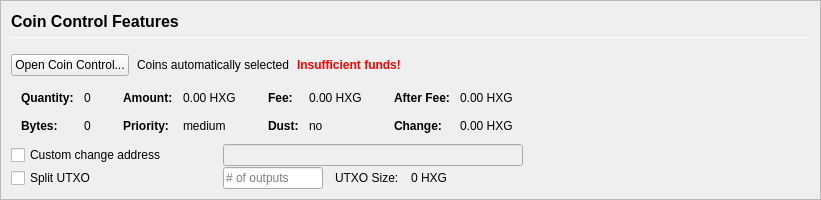
         <widget class="QFrame" name="frameCoinControl">
          <property name="sizePolicy">
           <sizepolicy hsizetype="Expanding" vsizetype="Expanding">
            <horstretch>0</horstretch>
            <verstretch>0</verstretch>
           </sizepolicy>
          </property>
          <property name="maximumSize">
           <size>
            <width>16777215</width>
            <height>16777215</height>
           </size>
          </property>
          <property name="frameShape">
           <enum>QFrame::StyledPanel</enum>
          </property>
          <property name="frameShadow">
           <enum>QFrame::Sunken</enum>
          </property>
          <layout class="QVBoxLayout" name="verticalLayoutCoinControl2">
           <property name="spacing">
            <number>0</number>
           </property>
           <property name="margin">
            <number>0</number>
           </property>
           <item>
            <widget class="QFrame" name="frameCoinControl_BG">
             <layout class="QVBoxLayout" name="verticalLayoutCoinControl" stretch="0,0,0,0,0,0">
              <property name="spacing">
               <number>1</number>
              </property>
              <property name="leftMargin">
               <number>10</number>
              </property>
              <property name="topMargin">
               <number>10</number>
              </property>
              <item>
               <layout class="QHBoxLayout" name="horizontalLayoutCoinControl1">
                <property name="bottomMargin">
                 <number>15</number>
                </property>
                <item>
                 <layout class="QVBoxLayout" name="verticalLayout_3">
                  <property name="spacing">
                   <number>6</number>
                  </property>
                  <item>
                   <widget class="QLabel" name="labelCoinControlFeatures">
                    <property name="sizePolicy">
                     <sizepolicy hsizetype="Preferred" vsizetype="Maximum">
                      <horstretch>0</horstretch>
                      <verstretch>0</verstretch>
                     </sizepolicy>
                    </property>
                    <property name="minimumSize">
                     <size>
                      <width>0</width>
                      <height>20</height>
                     </size>
                    </property>
                    <property name="font">
                     <font>
                      <pointsize>12</pointsize>
                      <weight>75</weight>
                      <bold>true</bold>
                     </font>
                    </property>
                    <property name="styleSheet">
                     <string notr="true">font-weight:bold;</string>
                    </property>
                    <property name="text">
                     <string>Coin Control Features</string>
                    </property>
                   </widget>
                  </item>
                  <item>
                   <widget class="Line" name="line">
                    <property name="minimumSize">
                     <size>
                      <width>0</width>
                      <height>1</height>
                     </size>
                    </property>
                    <property name="maximumSize">
                     <size>
                      <width>16777215</width>
                      <height>1</height>
                     </size>
                    </property>
                    <property name="orientation">
                     <enum>Qt::Horizontal</enum>
                    </property>
                   </widget>
                  </item>
                 </layout>
                </item>
               </layout>
              </item>
              <item>
               <layout class="QHBoxLayout" name="horizontalLayoutCoinControl2" stretch="0,0,0,0">
                <property name="spacing">
                 <number>8</number>
                </property>
                <property name="bottomMargin">
                 <number>10</number>
                </property>
                <item>
                 <widget class="QPushButton" name="pushButtonCoinControl">
                  <property name="styleSheet">
                   <string notr="true"/>
                  </property>
                  <property name="text">
                   <string>Open Coin Control...</string>
                  </property>
                  <property name="autoDefault">
                   <bool>false</bool>
                  </property>
                 </widget>
                </item>
                <item>
                 <widget class="QLabel" name="labelCoinControlAutomaticallySelected">
                  <property name="text">
                   <string>Coins automatically selected</string>
                  </property>
                  <property name="margin">
                   <number>5</number>
                  </property>
                 </widget>
                </item>
                <item>
                 <widget class="QLabel" name="labelCoinControlInsuffFunds">
                  <property name="font">
                   <font>
                    <weight>75</weight>
                    <bold>true</bold>
                   </font>
                  </property>
                  <property name="styleSheet">
                   <string notr="true">color:red;font-weight:bold;</string>
                  </property>
                  <property name="text">
                   <string>Insufficient funds!</string>
                  </property>
                  <property name="margin">
                   <number>5</number>
                  </property>
                 </widget>
                </item>
                <item>
                 <spacer name="horizontalSpacerCoinControl">
                  <property name="orientation">
                   <enum>Qt::Horizontal</enum>
                  </property>
                  <property name="sizeHint" stdset="0">
                   <size>
                    <width>40</width>
                    <height>1</height>
                   </size>
                  </property>
                 </spacer>
                </item>
               </layout>
              </item>
              <item>
               <widget class="QWidget" name="widgetCoinControl" native="true">
                <property name="sizePolicy">
                 <sizepolicy hsizetype="Preferred" vsizetype="Preferred">
                  <horstretch>0</horstretch>
                  <verstretch>0</verstretch>
                 </sizepolicy>
                </property>
                <property name="minimumSize">
                 <size>
                  <width>0</width>
                  <height>0</height>
                 </size>
                </property>
                <property name="styleSheet">
                 <string notr="true"/>
                </property>
                <layout class="QHBoxLayout" name="horizontalLayoutCoinControl5">
                 <property name="margin">
                  <number>0</number>
                 </property>
                 <item>
                  <layout class="QHBoxLayout" name="horizontalLayoutCoinControl3" stretch="0,0,0,1">
                   <property name="spacing">
                    <number>20</number>
                   </property>
                   <property name="topMargin">
                    <number>0</number>
                   </property>
                   <property name="bottomMargin">
                    <number>10</number>
                   </property>
                   <item>
                    <layout class="QFormLayout" name="formLayoutCoinControl1">
                     <property name="horizontalSpacing">
                      <number>10</number>
                     </property>
                     <property name="verticalSpacing">
                      <number>14</number>
                     </property>
                     <property name="leftMargin">
                      <number>10</number>
                     </property>
                     <property name="topMargin">
                      <number>4</number>
                     </property>
                     <property name="rightMargin">
                      <number>6</number>
                     </property>
                     <item row="0" column="0">
                      <widget class="QLabel" name="labelCoinControlQuantityText">
                       <property name="font">
                        <font>
                         <weight>75</weight>
                         <bold>true</bold>
                        </font>
                       </property>
                       <property name="text">
                        <string>Quantity:</string>
                       </property>
                       <property name="margin">
                        <number>0</number>
                       </property>
                      </widget>
                     </item>
                     <item row="0" column="1">
                      <widget class="QLabel" name="labelCoinControlQuantity">
                       <property name="cursor">
                        <cursorShape>IBeamCursor</cursorShape>
                       </property>
                       <property name="contextMenuPolicy">
                        <enum>Qt::ActionsContextMenu</enum>
                       </property>
                       <property name="text">
                        <string notr="true">0</string>
                       </property>
                       <property name="margin">
                        <number>0</number>
                       </property>
                       <property name="textInteractionFlags">
                        <set>Qt::LinksAccessibleByMouse|Qt::TextSelectableByKeyboard|Qt::TextSelectableByMouse</set>
                       </property>
                      </widget>
                     </item>
                     <item row="1" column="0">
                      <widget class="QLabel" name="labelCoinControlBytesText">
                       <property name="font">
                        <font>
                         <weight>75</weight>
                         <bold>true</bold>
                        </font>
                       </property>
                       <property name="text">
                        <string>Bytes:</string>
                       </property>
                      </widget>
                     </item>
                     <item row="1" column="1">
                      <widget class="QLabel" name="labelCoinControlBytes">
                       <property name="cursor">
                        <cursorShape>IBeamCursor</cursorShape>
                       </property>
                       <property name="contextMenuPolicy">
                        <enum>Qt::ActionsContextMenu</enum>
                       </property>
                       <property name="text">
                        <string notr="true">0</string>
                       </property>
                       <property name="textInteractionFlags">
                        <set>Qt::LinksAccessibleByMouse|Qt::TextSelectableByKeyboard|Qt::TextSelectableByMouse</set>
                       </property>
                      </widget>
                     </item>
                    </layout>
                   </item>
                   <item>
                    <layout class="QFormLayout" name="formLayoutCoinControl2">
                     <property name="horizontalSpacing">
                      <number>10</number>
                     </property>
                     <property name="verticalSpacing">
                      <number>14</number>
                     </property>
                     <property name="leftMargin">
                      <number>6</number>
                     </property>
                     <property name="topMargin">
                      <number>4</number>
                     </property>
                     <property name="rightMargin">
                      <number>6</number>
                     </property>
                     <item row="0" column="0">
                      <widget class="QLabel" name="labelCoinControlAmountText">
                       <property name="font">
                        <font>
                         <weight>75</weight>
                         <bold>true</bold>
                        </font>
                       </property>
                       <property name="text">
                        <string>Amount:</string>
                       </property>
                       <property name="margin">
                        <number>0</number>
                       </property>
                      </widget>
                     </item>
                     <item row="0" column="1">
                      <widget class="QLabel" name="labelCoinControlAmount">
                       <property name="cursor">
                        <cursorShape>IBeamCursor</cursorShape>
                       </property>
                       <property name="contextMenuPolicy">
                        <enum>Qt::ActionsContextMenu</enum>
                       </property>
                       <property name="text">
                        <string notr="true">0.00 HXG</string>
                       </property>
                       <property name="textInteractionFlags">
                        <set>Qt::LinksAccessibleByMouse|Qt::TextSelectableByKeyboard|Qt::TextSelectableByMouse</set>
                       </property>
                      </widget>
                     </item>
                     <item row="1" column="0">
                      <widget class="QLabel" name="labelCoinControlPriorityText">
                       <property name="font">
                        <font>
                         <weight>75</weight>
                         <bold>true</bold>
                        </font>
                       </property>
                       <property name="text">
                        <string>Priority:</string>
                       </property>
                      </widget>
                     </item>
                     <item row="1" column="1">
                      <widget class="QLabel" name="labelCoinControlPriority">
                       <property name="cursor">
                        <cursorShape>IBeamCursor</cursorShape>
                       </property>
                       <property name="contextMenuPolicy">
                        <enum>Qt::ActionsContextMenu</enum>
                       </property>
                       <property name="text">
                        <string>medium</string>
                       </property>
                       <property name="textInteractionFlags">
                        <set>Qt::LinksAccessibleByMouse|Qt::TextSelectableByKeyboard|Qt::TextSelectableByMouse</set>
                       </property>
                      </widget>
                     </item>
                    </layout>
                   </item>
                   <item>
                    <layout class="QFormLayout" name="formLayoutCoinControl3">
                     <property name="horizontalSpacing">
                      <number>10</number>
                     </property>
                     <property name="verticalSpacing">
                      <number>14</number>
                     </property>
                     <property name="leftMargin">
                      <number>6</number>
                     </property>
                     <property name="topMargin">
                      <number>4</number>
                     </property>
                     <property name="rightMargin">
                      <number>6</number>
                     </property>
                     <item row="0" column="0">
                      <widget class="QLabel" name="labelCoinControlFeeText">
                       <property name="font">
                        <font>
                         <weight>75</weight>
                         <bold>true</bold>
                        </font>
                       </property>
                       <property name="text">
                        <string>Fee:</string>
                       </property>
                       <property name="margin">
                        <number>0</number>
                       </property>
                      </widget>
                     </item>
                     <item row="0" column="1">
                      <widget class="QLabel" name="labelCoinControlFee">
                       <property name="cursor">
                        <cursorShape>IBeamCursor</cursorShape>
                       </property>
                       <property name="contextMenuPolicy">
                        <enum>Qt::ActionsContextMenu</enum>
                       </property>
                       <property name="text">
                        <string notr="true">0.00 HXG</string>
                       </property>
                       <property name="textInteractionFlags">
                        <set>Qt::LinksAccessibleByMouse|Qt::TextSelectableByKeyboard|Qt::TextSelectableByMouse</set>
                       </property>
                      </widget>
                     </item>
                     <item row="1" column="0">
                      <widget class="QLabel" name="labelCoinControlLowOutputText">
                       <property name="font">
                        <font>
                         <weight>75</weight>
                         <bold>true</bold>
                        </font>
                       </property>
                       <property name="text">
                        <string>Dust:</string>
                       </property>
                      </widget>
                     </item>
                     <item row="1" column="1">
                      <widget class="QLabel" name="labelCoinControlLowOutput">
                       <property name="cursor">
                        <cursorShape>IBeamCursor</cursorShape>
                       </property>
                       <property name="contextMenuPolicy">
                        <enum>Qt::ActionsContextMenu</enum>
                       </property>
                       <property name="text">
                        <string>no</string>
                       </property>
                       <property name="textInteractionFlags">
                        <set>Qt::LinksAccessibleByMouse|Qt::TextSelectableByKeyboard|Qt::TextSelectableByMouse</set>
                       </property>
                      </widget>
                     </item>
                    </layout>
                   </item>
                   <item>
                    <layout class="QFormLayout" name="formLayoutCoinControl4">
                     <property name="horizontalSpacing">
                      <number>10</number>
                     </property>
                     <property name="verticalSpacing">
                      <number>14</number>
                     </property>
                     <property name="leftMargin">
                      <number>6</number>
                     </property>
                     <property name="topMargin">
                      <number>4</number>
                     </property>
                     <property name="rightMargin">
                      <number>6</number>
                     </property>
                     <item row="0" column="0">
                      <widget class="QLabel" name="labelCoinControlAfterFeeText">
                       <property name="font">
                        <font>
                         <weight>75</weight>
                         <bold>true</bold>
                        </font>
                       </property>
                       <property name="text">
                        <string>After Fee:</string>
                       </property>
                       <property name="margin">
                        <number>0</number>
                       </property>
                      </widget>
                     </item>
                     <item row="0" column="1">
                      <widget class="QLabel" name="labelCoinControlAfterFee">
                       <property name="cursor">
                        <cursorShape>IBeamCursor</cursorShape>
                       </property>
                       <property name="contextMenuPolicy">
                        <enum>Qt::ActionsContextMenu</enum>
                       </property>
                       <property name="text">
                        <string notr="true">0.00 HXG</string>
                       </property>
                       <property name="textInteractionFlags">
                        <set>Qt::LinksAccessibleByMouse|Qt::TextSelectableByKeyboard|Qt::TextSelectableByMouse</set>
                       </property>
                      </widget>
                     </item>
                     <item row="1" column="0">
                      <widget class="QLabel" name="labelCoinControlChangeText">
                       <property name="font">
                        <font>
                         <weight>75</weight>
                         <bold>true</bold>
                        </font>
                       </property>
                       <property name="text">
                        <string>Change:</string>
                       </property>
                      </widget>
                     </item>
                     <item row="1" column="1">
                      <widget class="QLabel" name="labelCoinControlChange">
                       <property name="cursor">
                        <cursorShape>IBeamCursor</cursorShape>
                       </property>
                       <property name="contextMenuPolicy">
                        <enum>Qt::ActionsContextMenu</enum>
                       </property>
                       <property name="text">
                        <string notr="true">0.00 HXG</string>
                       </property>
                       <property name="textInteractionFlags">
                        <set>Qt::LinksAccessibleByMouse|Qt::TextSelectableByKeyboard|Qt::TextSelectableByMouse</set>
                       </property>
                      </widget>
                     </item>
                    </layout>
                   </item>
                  </layout>
                 </item>
                </layout>
               </widget>
              </item>
              <item>
               <layout class="QHBoxLayout" name="horizontalLayoutCoinControl4">
                <property name="spacing">
                 <number>12</number>
                </property>
                <property name="sizeConstraint">
                 <enum>QLayout::SetDefaultConstraint</enum>
                </property>
                <property name="topMargin">
                 <number>0</number>
                </property>
                <property name="rightMargin">
                 <number>0</number>
                </property>
                <item>
                 <widget class="QCheckBox" name="checkBoxCoinControlChange">
                  <property name="sizePolicy">
                   <sizepolicy hsizetype="Preferred" vsizetype="Preferred">
                    <horstretch>0</horstretch>
                    <verstretch>0</verstretch>
                   </sizepolicy>
                  </property>
                  <property name="minimumSize">
                   <size>
                    <width>200</width>
                    <height>0</height>
                   </size>
                  </property>
                  <property name="maximumSize">
                   <size>
                    <width>200</width>
                    <height>16777215</height>
                   </size>
                  </property>
                  <property name="toolTip">
                   <string>If this is activated, but the change address is empty or invalid, change will be sent to a newly generated address.</string>
                  </property>
                  <property name="text">
                   <string>Custom change address</string>
                  </property>
                 </widget>
                </item>
                <item>
                 <widget class="QValidatedLineEdit" name="lineEditCoinControlChange">
                  <property name="enabled">
                   <bool>false</bool>
                  </property>
                  <property name="sizePolicy">
                   <sizepolicy hsizetype="Preferred" vsizetype="Preferred">
                    <horstretch>0</horstretch>
                    <verstretch>0</verstretch>
                   </sizepolicy>
                  </property>
                  <property name="minimumSize">
                   <size>
                    <width>300</width>
                    <height>0</height>
                   </size>
                  </property>
                 </widget>
                </item>
                <item>
                 <widget class="QLabel" name="labelCoinControlChangeLabel">
                  <property name="sizePolicy">
                   <sizepolicy hsizetype="Preferred" vsizetype="Preferred">
                    <horstretch>0</horstretch>
                    <verstretch>0</verstretch>
                   </sizepolicy>
                  </property>
                  <property name="minimumSize">
                   <size>
                    <width>100</width>
                    <height>0</height>
                   </size>
                  </property>
                  <property name="text">
                   <string/>
                  </property>
                  <property name="margin">
                   <number>3</number>
                  </property>
                 </widget>
                </item>
               </layout>
              </item>
              <item>
               <layout class="QHBoxLayout" name="horizontalLayoutCoinControl6">
                <property name="spacing">
                 <number>12</number>
                </property>
                <property name="rightMargin">
                 <number>0</number>
                </property>
                <item>
                 <widget class="QCheckBox" name="splitBlockCheckBox">
                  <property name="sizePolicy">
                   <sizepolicy hsizetype="Preferred" vsizetype="Preferred">
                    <horstretch>0</horstretch>
                    <verstretch>0</verstretch>
                   </sizepolicy>
                  </property>
                  <property name="minimumSize">
                   <size>
                    <width>200</width>
                    <height>0</height>
                   </size>
                  </property>
                  <property name="maximumSize">
                   <size>
                    <width>200</width>
                    <height>16777215</height>
                   </size>
                  </property>
                  <property name="text">
                   <string>Split UTXO</string>
                  </property>
                 </widget>
                </item>
                <item>
                 <widget class="QLineEdit" name="splitBlockLineEdit">
                  <property name="sizePolicy">
                   <sizepolicy hsizetype="Preferred" vsizetype="Preferred">
                    <horstretch>50</horstretch>
                    <verstretch>0</verstretch>
                   </sizepolicy>
                  </property>
                  <property name="minimumSize">
                   <size>
                    <width>100</width>
                    <height>0</height>
                   </size>
                  </property>
                  <property name="maximumSize">
                   <size>
                    <width>100</width>
                    <height>16777215</height>
                   </size>
                  </property>
                  <property name="placeholderText">
                   <string># of outputs</string>
                  </property>
                 </widget>
                </item>
                <item>
                 <widget class="QLabel" name="labelBlockSizeText">
                  <property name="text">
                   <string>UTXO Size:</string>
                  </property>
                 </widget>
                </item>
                <item>
                 <widget class="QLabel" name="labelBlockSize">
                  <property name="text">
                   <string>0 HXG</string>
                  </property>
                 </widget>
                </item>
                <item>
                 <spacer name="horizontalSpacer_7">
                  <property name="orientation">
                   <enum>Qt::Horizontal</enum>
                  </property>
                  <property name="sizeHint" stdset="0">
                   <size>
                    <width>40</width>
                    <height>20</height>
                   </size>
                  </property>
                 </spacer>
                </item>
               </layout>
              </item>
              <item>
               <spacer name="verticalSpacerCoinControl">
                <property name="orientation">
                 <enum>Qt::Vertical</enum>
                </property>
                <property name="sizeHint" stdset="0">
                 <size>
                  <width>800</width>
                  <height>1</height>
                 </size>
                </property>
               </spacer>
              </item>
             </layout>
            </widget>
           </item>
          </layout>
         </widget>
